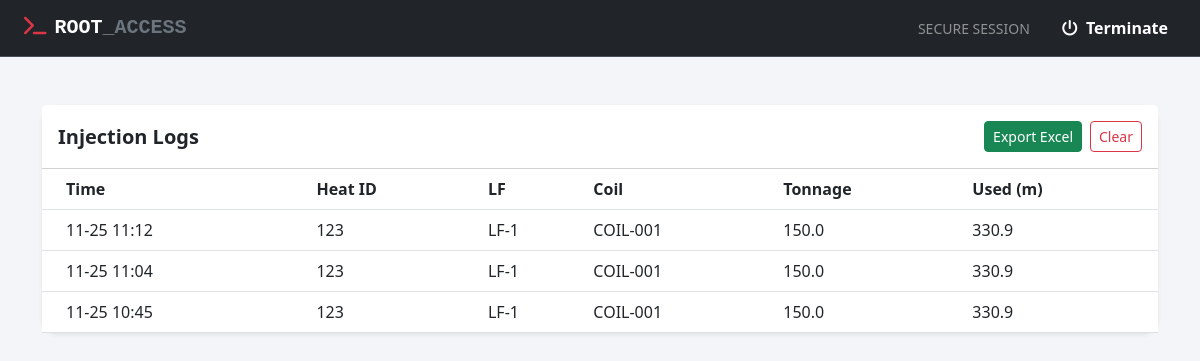
The page /history (signed in) on the database its author committed.
### app.py (models this page shows)
class InjectionLog(db.Model):
    id = db.Column(db.Integer, primary_key=True)
    timestamp = db.Column(db.DateTime, default=datetime.now)
    heat_id = db.Column(db.String(50))
    lf_number = db.Column(db.String(20))
    coil_number = db.Column(db.String(50))
    balance_after = db.Column(db.Float)
    heat_tonnage = db.Column(db.Float)
    freeboard = db.Column(db.Float)
    calculated_length = db.Column(db.Float)
    al_before = db.Column(db.Float)
    s_before = db.Column(db.Float)
    si_before = db.Column(db.Float)
    p_before = db.Column(db.Float)
    p_initial_lf = db.Column(db.Float)
    temp = db.Column(db.Float)

### app.py (the view)
@app.route('/history')
@login_required
def history():
    return render_template('history.html',
                           logs=InjectionLog.query.order_by(InjectionLog.timestamp.desc()).limit(50).all())

### app.py (called while the page is built)
@login_manager.user_loader
def load_user(user_id):
    return User.query.get(int(user_id))

@app.context_processor
def inject_now():
    return {'now': datetime.now(), 'pending_count': User.query.filter(User.submitted_utr != None).count()}

@app.after_request
def add_header(response):
    response.headers['Cache-Control'] = 'no-store, no-cache, must-revalidate, post-check=0, pre-check=0, max-age=0'
    response.headers['Pragma'] = 'no-cache'
    response.headers['Expires'] = '-1'
    return response

### templates/history.html
{% extends "base.html" %}
{% block content %}
<div class="card shadow-sm">
    <div class="card-header bg-white d-flex justify-content-between align-items-center py-3">
        <h5 class="m-0 fw-bold">Injection Logs</h5>
        <div class="d-flex gap-2">
            <a href="{{ url_for('export_data') }}" class="btn btn-success btn-sm">Export Excel</a>
            <form action="{{ url_for('delete_history') }}" method="POST" onsubmit="return confirm('Delete all logs?');">
                <button type="submit" class="btn btn-outline-danger btn-sm">Clear</button>
            </form>
        </div>
    </div>
    <div class="card-body p-0">
        <div class="table-responsive">
            <table class="table table-hover align-middle mb-0">
                <thead class="bg-light"> <tr> <th class="ps-4">Time</th> <th>Heat ID</th> <th>LF</th> <th>Coil</th> <th>Tonnage</th> <th>Used (m)</th> </tr> </thead>
                <tbody>
                    {% for log in logs %}
                    <tr> <td class="ps-4">{{ log.timestamp.strftime('%m-%d %H:%M') }}</td> <td>{{ log.heat_id }}</td> <td>{{ log.lf_number }}</td> <td>{{ log.coil_number }}</td> <td>{{ log.heat_tonnage }}</td> <td>{{ "%.1f"|format(log.calculated_length) }}</td> </tr>
                    {% else %}
                    <tr><td colspan="6" class="text-center py-3">No history.</td></tr>
                    {% endfor %}
                </tbody>
            </table>
        </div>
    </div>
</div>
{% endblock %}

### templates/base.html (style rules this page uses)
body { background-color: #f3f5f9; font-family: 'Segoe UI', sans-serif; color: #2c3e50; }
.card { border: none; border-radius: 16px; box-shadow: 0 8px 30px rgba(0,0,0,0.05); }

### rows shown on the page
InjectionLog: timestamp "11-25 11:12", heat_id "123", lf_number "LF-1", coil_number "COIL-001", heat_tonnage "150.0", calculated_length "330.9"
InjectionLog: timestamp "11-25 11:04", heat_id "123", lf_number "LF-1", coil_number "COIL-001", heat_tonnage "150.0", calculated_length "330.9"
InjectionLog: timestamp "11-25 10:45", heat_id "123", lf_number "LF-1", coil_number "COIL-001", heat_tonnage "150.0", calculated_length "330.9"
